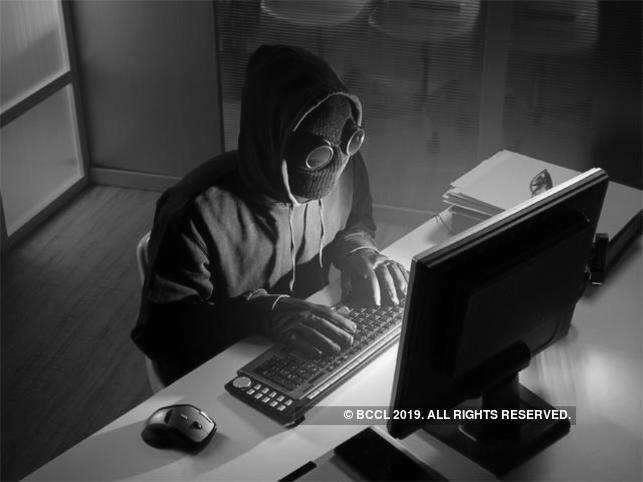
#> input picture assets/grayscale.jpg, 643 x 482 px, found by its file name
$ python canny_edge_detection.py
#> lines starting #> are read from the running program, lines starting #| are printed output that depends on the picture
#> further down, img is the input picture: PIL image 643x482 L; min 0, max 255, mean 65.1
'''
Step by step execution :

1. Noise reduction :
    Done Using Gaussian Blur ( The Smaller the Kernel size , lesser is the blurring effect )

2. Gradient calculation :
    Done by applying Sobels Filters

3. Non-maximum suppression to thin out edges :
    Done by performing non-max-supression using the gradient matrix and Egde Direction got from Gradient Calculation

4. Double threshold :
    Here we identify 3 types of pixels
    -> Strong Pixel : Surely Contributes to the edges , Identified by High Threshlold
    -> Weak Pixels : May Contribute to edges , Identified by the region between High and Low Threshold
    -> Non Relevant : Donot contribute to edges , Identified using Low Threshold Value

5. Edge Tracking by Hysteresis :
    Identify if the weak pixels can be edges or not by seeing if there is any strong edge in its neighbourhood

'''

import numpy as np
from PIL import Image

# generate the gaussian kernel
def generate_gaussian_kernel(sigma = 1 ,dimension = 5):
    x,y = np.meshgrid(np.linspace(-2,2,dimension),np.linspace(-2,2,dimension))
    kernel = np.zeros((dimension,dimension))
    kernel = (np.exp(-1*(x**2 + y**2)/(2 * (sigma**2))))/(2*np.pi*sigma*sigma)
    kernel = kernel/np.sum(kernel)
    return kernel

# generate sobels kernels
def generate_sobels_kernels():
    kx = np.array([[-1,0,1],[-2,0,2],[-1,0,1]],np.float32)
    ky = np.transpose(kx)*-1
    return (kx,ky)

# convolve the image with the kernel
def convolve(img_arr,kernel):
    kernel_row,kernel_col = kernel.shape
    img_row,img_col = img_arr.shape
#> img_row = 482; img_col = 643
    pad_h  = (kernel_row-1)//2
    pad_w = (kernel_col-1)//2
    pad_img = np.zeros((img_row + 2*pad_h , img_col + 2*pad_w),dtype=np.uint8)
    pad_img[pad_h:(pad_img.shape[0]-pad_h),pad_w:(pad_img.shape[1]-pad_w)] = img_arr
    output_arr = np.zeros(img_arr.shape)
    for i in range(img_row):
        for j in range(img_col):
            output_arr[i , j] = int(np.sum(pad_img[ i:(i+kernel_row) , j:(j+kernel_col)]*kernel))
    return output_arr

# Applies Gaussian Blur to the input image and outputs the Blurred Image in array format
def apply_gaussian_blur(img_arr):
    kernel = generate_gaussian_kernel()
    n_arr = convolve(img_arr,kernel)
    return n_arr


# After applying Gaussian Blur it applies sobel's filters by convolving the image with the sobels Kernerls
# and returns the gradient Matrix and direction Matrix
def sobel_filtering(img_arr):
    kx,ky = generate_sobels_kernels()
    Ix = convolve(img_arr,kx)
    Iy = convolve(img_arr,ky)
#> after the loop in convolve (call 3), `for i in range(img_row):`:
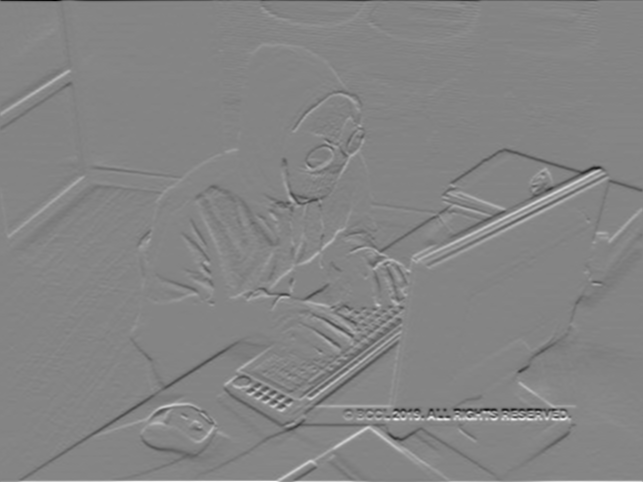
#> output_arr: shape (482, 643) float64; min -620, max 572, mean -0.1; drawn with min black and max white
    # hypot(x,y) claculates sqrt(x*x + y*y)
    gradient = np.hypot(Ix,Iy)
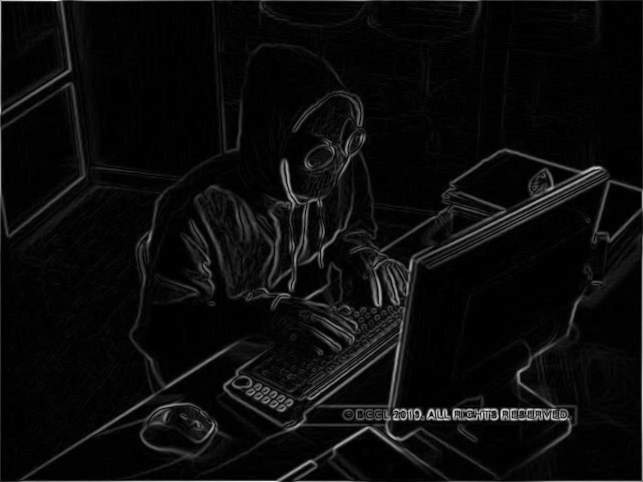
#> gradient: shape (482, 643) float64; min 0, max 620.1, mean 29.6; drawn with min black and max white
    gradient = (gradient * 255.0 )/(gradient.max())
    # arctan2(y,x) returns the angle in radians of tan-1(y/x)
    edge_direction = np.arctan2(Iy,Ix)
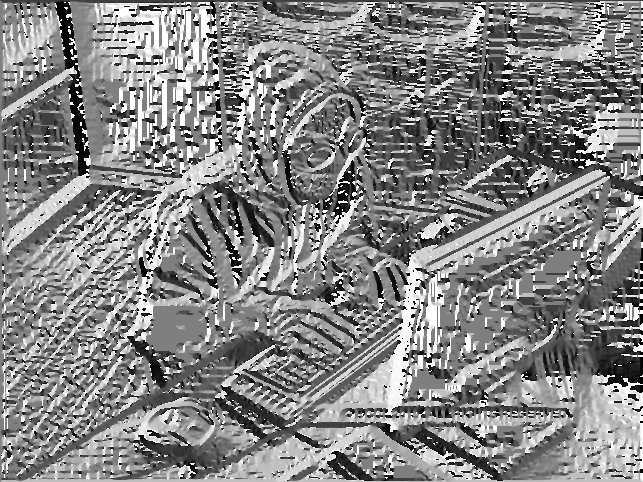
#> edge_direction: shape (482, 643) float64; min -3.14, max 3.14, mean 0.141; drawn with min black and max white
    return (gradient,edge_direction)

# Considering the Gradient Matrix and Edge Direction Matrix received after applying the Sobels Filters
# edges are thinned out and the resultant image array is returned
def non_max_suppression(gradient_matrix,edge_direction):
    row,col = gradient_matrix.shape
#> row = 482; col = 643
    output_arr = np.zeros(gradient_matrix.shape,dtype=np.uint8)
    # converting the edge_direction from radians into degrees
    direction = (edge_direction * 180.0)/np.pi
    # if angle is -ve then adding 180 degree to it
    direction[ direction < 0] += 180
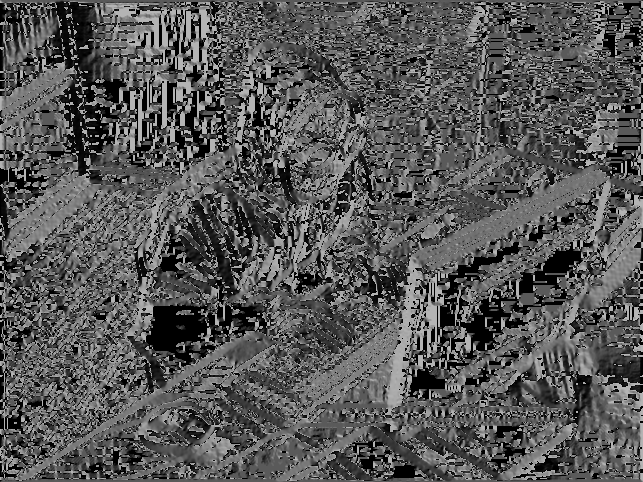
#> direction: shape (482, 643) float64; min 0, max 180, mean 87
    for i in range(1,row-1):
        for j in range(1,col-1):
            q = 255
            r = 255

            #angle 0
            if (0 <= direction[i,j] < 22.5) or (157.5 <= direction[i,j] <= 180):
                q = gradient_matrix[i, j+1]
                r = gradient_matrix[i, j-1]
            #angle 45
            elif (22.5 <= direction[i,j] < 67.5):
                q = gradient_matrix[i+1, j-1]
                r = gradient_matrix[i-1, j+1]
            #angle 90
            elif (67.5 <= direction[i,j] < 112.5):
                q = gradient_matrix[i+1, j]
                r = gradient_matrix[i-1, j]
            #angle 135
            elif (112.5 <= direction[i,j] < 157.5):
                q = gradient_matrix[i-1, j-1]
                r = gradient_matrix[i+1, j+1]

            if (gradient_matrix[i,j] >= q) and (gradient_matrix[i,j] >= r):
                output_arr[i,j] = int(gradient_matrix[i,j])
            else:
                output_arr[i,j] = 0
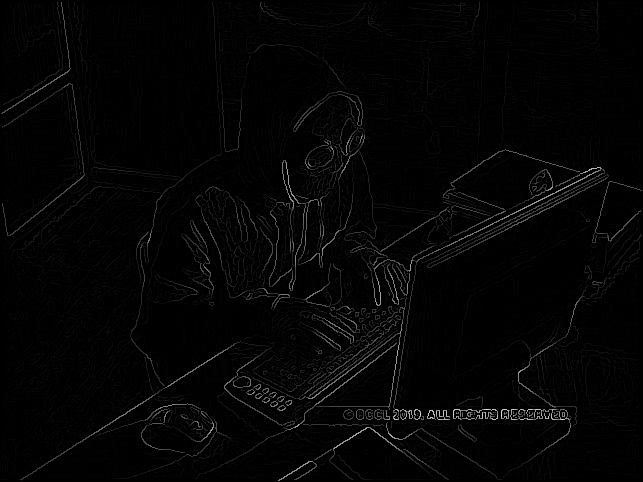
#> output_arr: shape (482, 643); min 0, max 225, mean 4.3
    return output_arr

# after thinning out the edges we clasify the edges as weak , strong and non-relevant and
# output a 3 pixel image consisting of only weak,strong and non-relevant pixels , value of strong and weak pixel
def double_threshold(img_arr,lowThresholdRatio = 0.05 , highThresholdRatio = 0.09):

#> called with lowThresholdRatio = 0.05, highThresholdRatio = 0.09
    highThreshold = img_arr.max()*highThresholdRatio
#> highThreshold = 20.25
    lowThreshold = highThreshold*lowThresholdRatio
#> lowThreshold = 1.01

    output_arr = np.zeros(img_arr.shape,dtype=np.uint8)

    weak = np.uint8(25)
    strong = np.uint8(255)

    strong_i, strong_j = np.where(img_arr >= highThreshold)
#> strong_i = 15247 values from 2 to 480; strong_j = 15247 values, max 641 at index 2978, min 1 at index 977, mean 335.2
    weak_i, weak_j = np.where((img_arr <= highThreshold) & (img_arr >= lowThreshold))

    output_arr[strong_i, strong_j] = strong
    output_arr[weak_i, weak_j] = weak

    return (output_arr,strong,weak)

# After performing double Threshold and we decide which weak pixels contribute to the edges and return the final image
def hysteresis(img_arr,weak,strong=255):
    for i in range(1,img_arr.shape[0]-1):
        for j in range(1,img_arr.shape[1]-1):
            if(img_arr[i][j] == weak):
                if ((img_arr[i+1, j-1] == strong) or (img_arr[i+1, j] == strong) or (img_arr[i+1, j+1] == strong)
                        or (img_arr[i, j-1] == strong) or (img_arr[i, j+1] == strong)
                        or (img_arr[i-1, j-1] == strong) or (img_arr[i-1, j] == strong) or (img_arr[i-1, j+1] == strong)):
                        img_arr[i, j] = strong
                else:
                    img_arr[i, j] = 0
    return img_arr

# Combine all the required steps for canny edge detection and return the final image for the provided image array
def canny_edge_detection(img_arr):

    blur_arr = apply_gaussian_blur(img_arr)

    gradient_matrix,direction = sobel_filtering(blur_arr)

    non_max_suppress_arr = non_max_suppression(gradient_matrix,direction)

    threshold_arr,strong,weak = double_threshold(non_max_suppress_arr)
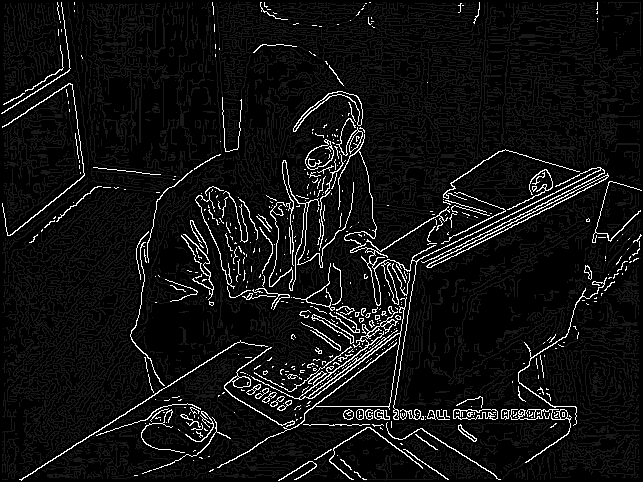
#> threshold_arr: shape (482, 643); min 0, max 255, mean 17.8
#> strong = 255; weak = 25

    final_arr = hysteresis(threshold_arr,weak,strong)
#> after the loop in hysteresis, `for i in range(1,img_arr.shape[0]-1):`:
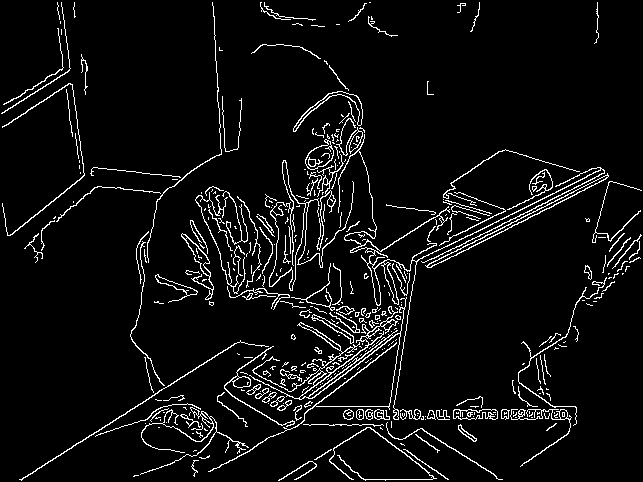
#> img_arr: shape (482, 643); 5.7% white in thin lines or dots

    return final_arr

if __name__ == "__main__":
    img = Image.open('assets/grayscale.jpg')
    img_arr = np.array(img)
    canny_edge_detection(img_arr)
    canny_arr = canny_edge_detection(img_arr)
    canny_img = Image.fromarray(canny_arr)
    canny_img.show(title="Canny Edge Detection")
    canny_img.save("results/Canny Edge Detection.jpg")
